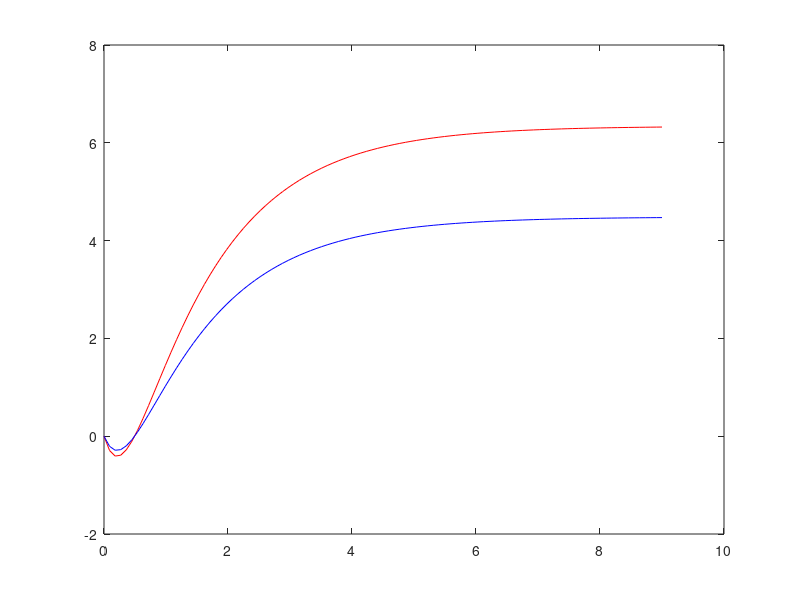

Recreate this plot in MATLAB. (Note: this script raises an error after producing the figure.)
clc; clear; close all;

w_n = -3; % natural frequency
b_0 = 1;
b_1 = 0.5;
p = 6.34; % desired final state

A = [0 0 0; 0 0 1; 0 w_n^2 0];
b = [b_0; 0; b_1];
x_tf = [p; 0; 0];
C = diag([1 1 1]);
D = 0;

rho = 10; % R matrix weight
Q_ii = 5; % Q matrix diagonal value
R_jj = 1; % R matrix diagonal value
Q = diag([Q_ii Q_ii Q_ii]); % Q matrix
R = rho * diag([R_jj]); % R matrix

[K,S,P] = lqr(A, b, Q, R); % calculate K w/ lqr fxn

H = ss(A-b*K,b*K*x_tf,C,D); % dynamic system model
[x, t] =  step(H);

u = -K(1)*x(:,1); % control

figure; % plot step response
plot(t,x(:,1),'r',t,u,'b')

info = stepinfo(H);
t_s = info.SettlingTime;
disp(t_s)

itgrd = Q(1,1)*x(:,1).^2 + R*u.^2;
J = trapz(t,itgrd)